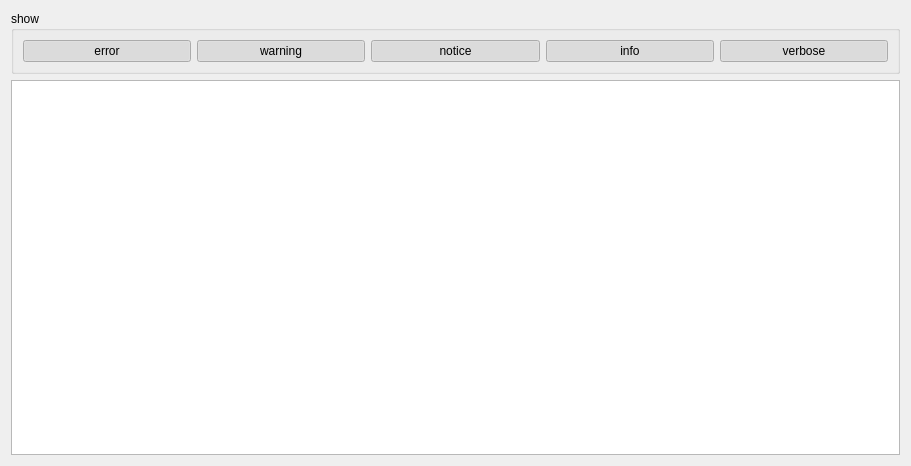
<?xml version="1.0" encoding="UTF-8"?>
<ui version="4.0">
 <class>QLogWidget</class>
 <widget class="QWidget" name="QLogWidget">
  <property name="geometry">
   <rect>
    <x>0</x>
    <y>0</y>
    <width>911</width>
    <height>466</height>
   </rect>
  </property>
  <property name="windowTitle">
   <string>ISIS logging</string>
  </property>
  <layout class="QVBoxLayout" name="verticalLayout">
   <item>
    <widget class="QGroupBox" name="groupBox">
     <property name="title">
      <string>show</string>
     </property>
     <layout class="QHBoxLayout" name="horizontalLayout">
      <item>
       <widget class="QPushButton" name="show_error">
        <property name="text">
         <string>error</string>
        </property>
        <property name="checkable">
         <bool>true</bool>
        </property>
        <property name="checked">
         <bool>true</bool>
        </property>
       </widget>
      </item>
      <item>
       <widget class="QPushButton" name="show_warning">
        <property name="text">
         <string>warning</string>
        </property>
        <property name="checkable">
         <bool>true</bool>
        </property>
        <property name="checked">
         <bool>true</bool>
        </property>
       </widget>
      </item>
      <item>
       <widget class="QPushButton" name="show_notice">
        <property name="text">
         <string>notice</string>
        </property>
        <property name="checkable">
         <bool>true</bool>
        </property>
        <property name="checked">
         <bool>true</bool>
        </property>
       </widget>
      </item>
      <item>
       <widget class="QPushButton" name="show_info">
        <property name="text">
         <string>info</string>
        </property>
        <property name="checkable">
         <bool>true</bool>
        </property>
        <property name="checked">
         <bool>true</bool>
        </property>
       </widget>
      </item>
      <item>
       <widget class="QPushButton" name="show_verbose">
        <property name="text">
         <string>verbose</string>
        </property>
        <property name="checkable">
         <bool>true</bool>
        </property>
        <property name="checked">
         <bool>true</bool>
        </property>
       </widget>
      </item>
     </layout>
    </widget>
   </item>
   <item>
    <widget class="QTreeView" name="log_view">
     <property name="editTriggers">
      <set>QAbstractItemView::NoEditTriggers</set>
     </property>
     <property name="showDropIndicator" stdset="0">
      <bool>false</bool>
     </property>
     <property name="uniformRowHeights">
      <bool>true</bool>
     </property>
     <property name="sortingEnabled">
      <bool>true</bool>
     </property>
    </widget>
   </item>
  </layout>
 </widget>
 <resources/>
 <connections/>
 <slots>
  <slot>onShowError(bool)</slot>
  <slot>onShowWarning(bool)</slot>
  <slot>onShowNotice(bool)</slot>
  <slot>onShowInfo(bool)</slot>
  <slot>onShowVerbose(bool)</slot>
 </slots>
</ui>
